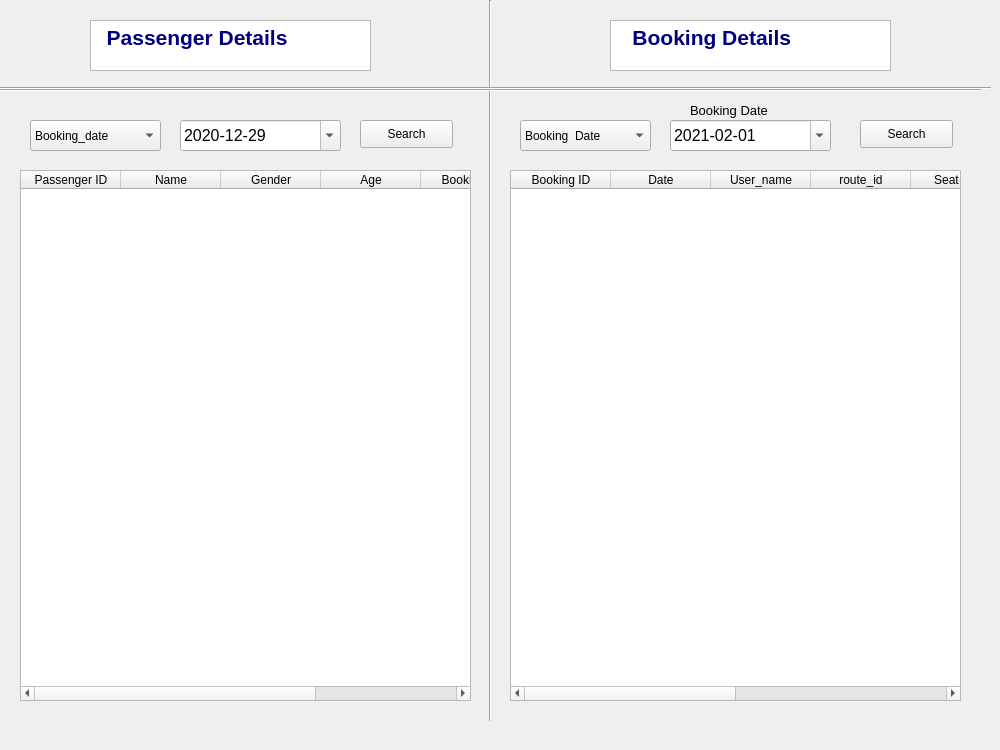
      <widget class="QWidget" name="tab_5">
       <attribute name="title">
        <string>Page</string>
       </attribute>
       <widget class="Line" name="line_3">
        <property name="geometry">
         <rect>
          <x>480</x>
          <y>0</y>
          <width>20</width>
          <height>721</height>
         </rect>
        </property>
        <property name="font">
         <font>
          <weight>50</weight>
          <bold>false</bold>
         </font>
        </property>
        <property name="orientation">
         <enum>Qt::Vertical</enum>
        </property>
       </widget>
       <widget class="Line" name="line_5">
        <property name="geometry">
         <rect>
          <x>0</x>
          <y>80</y>
          <width>991</width>
          <height>16</height>
         </rect>
        </property>
        <property name="orientation">
         <enum>Qt::Horizontal</enum>
        </property>
       </widget>
       <widget class="Line" name="line_6">
        <property name="geometry">
         <rect>
          <x>0</x>
          <y>80</y>
          <width>981</width>
          <height>21</height>
         </rect>
        </property>
        <property name="orientation">
         <enum>Qt::Horizontal</enum>
        </property>
       </widget>
       <widget class="QTextBrowser" name="textBrowser_3">
        <property name="geometry">
         <rect>
          <x>90</x>
          <y>20</y>
          <width>281</width>
          <height>51</height>
         </rect>
        </property>
        <property name="html">
         <string>&lt;!DOCTYPE HTML PUBLIC &quot;-//W3C//DTD HTML 4.0//EN&quot; &quot;http://www.w3.org/TR/REC-html40/strict.dtd&quot;&gt;
&lt;html&gt;&lt;head&gt;&lt;meta name=&quot;qrichtext&quot; content=&quot;1&quot; /&gt;&lt;style type=&quot;text/css&quot;&gt;
p, li { white-space: pre-wrap; }
&lt;/style&gt;&lt;/head&gt;&lt;body style=&quot; font-family:'MS Shell Dlg 2'; font-size:9pt; font-weight:400; font-style:normal;&quot;&gt;
&lt;p style=&quot; margin-top:0px; margin-bottom:0px; margin-left:0px; margin-right:0px; -qt-block-indent:0; text-indent:0px;&quot;&gt;&lt;span style=&quot; font-size:16pt; font-weight:600; color:#00007f;&quot;&gt;  Passenger Details&lt;/span&gt;&lt;/p&gt;&lt;/body&gt;&lt;/html&gt;</string>
        </property>
       </widget>
       <widget class="QTextBrowser" name="textBrowser_4">
        <property name="geometry">
         <rect>
          <x>610</x>
          <y>20</y>
          <width>281</width>
          <height>51</height>
         </rect>
        </property>
        <property name="html">
         <string>&lt;!DOCTYPE HTML PUBLIC &quot;-//W3C//DTD HTML 4.0//EN&quot; &quot;http://www.w3.org/TR/REC-html40/strict.dtd&quot;&gt;
&lt;html&gt;&lt;head&gt;&lt;meta name=&quot;qrichtext&quot; content=&quot;1&quot; /&gt;&lt;style type=&quot;text/css&quot;&gt;
p, li { white-space: pre-wrap; }
&lt;/style&gt;&lt;/head&gt;&lt;body style=&quot; font-family:'MS Shell Dlg 2'; font-size:9pt; font-weight:400; font-style:normal;&quot;&gt;
&lt;p style=&quot; margin-top:0px; margin-bottom:0px; margin-left:0px; margin-right:0px; -qt-block-indent:0; text-indent:0px;&quot;&gt;&lt;span style=&quot; font-size:16pt; font-weight:600; color:#00007f;&quot;&gt;   Booking Details&lt;/span&gt;&lt;/p&gt;&lt;/body&gt;&lt;/html&gt;</string>
        </property>
       </widget>
       <widget class="QPushButton" name="pushButton_10">
        <property name="geometry">
         <rect>
          <x>360</x>
          <y>120</y>
          <width>93</width>
          <height>28</height>
         </rect>
        </property>
        <property name="text">
         <string>Search</string>
        </property>
       </widget>
       <widget class="QPushButton" name="pushButton_11">
        <property name="geometry">
         <rect>
          <x>860</x>
          <y>120</y>
          <width>93</width>
          <height>28</height>
         </rect>
        </property>
        <property name="text">
         <string>Search</string>
        </property>
       </widget>
       <widget class="QComboBox" name="comboBox_3">
        <property name="geometry">
         <rect>
          <x>30</x>
          <y>120</y>
          <width>131</width>
          <height>31</height>
         </rect>
        </property>
        <property name="maxCount">
         <number>2147483646</number>
        </property>
        <item>
         <property name="text">
          <string>Booking_date</string>
         </property>
        </item>
        <item>
         <property name="text">
          <string>ALL</string>
         </property>
        </item>
       </widget>
       <widget class="QLabel" name="label_6">
        <property name="geometry">
         <rect>
          <x>690</x>
          <y>100</y>
          <width>111</width>
          <height>20</height>
         </rect>
        </property>
        <property name="font">
         <font>
          <pointsize>10</pointsize>
         </font>
        </property>
        <property name="text">
         <string>Booking Date</string>
        </property>
       </widget>
       <widget class="QTableWidget" name="tableWidget_3">
        <property name="geometry">
         <rect>
          <x>20</x>
          <y>170</y>
          <width>451</width>
          <height>531</height>
         </rect>
        </property>
        <column>
         <property name="text">
          <string>Passenger ID</string>
         </property>
        </column>
        <column>
         <property name="text">
          <string>Name</string>
         </property>
        </column>
        <column>
         <property name="text">
          <string>Gender</string>
         </property>
        </column>
        <column>
         <property name="text">
          <string>Age</string>
         </property>
        </column>
        <column>
         <property name="text">
          <string>Booking ID</string>
         </property>
        </column>
        <column>
         <property name="text">
          <string>Date</string>
         </property>
        </column>
       </widget>
       <widget class="QTableWidget" name="tableWidget_4">
        <property name="geometry">
         <rect>
          <x>510</x>
          <y>170</y>
          <width>451</width>
          <height>531</height>
         </rect>
        </property>
        <column>
         <property name="text">
          <string>Booking ID</string>
         </property>
        </column>
        <column>
         <property name="text">
          <string>Date</string>
         </property>
        </column>
        <column>
         <property name="text">
          <string>User_name</string>
         </property>
        </column>
        <column>
         <property name="text">
          <string>route_id</string>
         </property>
        </column>
        <column>
         <property name="text">
          <string>Seat Type</string>
         </property>
        </column>
        <column>
         <property name="text">
          <string>Card_name</string>
         </property>
        </column>
        <column>
         <property name="text">
          <string>Card_no</string>
         </property>
        </column>
        <column>
         <property name="text">
          <string>No of seats</string>
         </property>
        </column>
       </widget>
       <widget class="QDateEdit" name="dateEdit_4">
        <property name="geometry">
         <rect>
          <x>670</x>
          <y>120</y>
          <width>161</width>
          <height>31</height>
         </rect>
        </property>
        <property name="font">
         <font>
          <pointsize>12</pointsize>
         </font>
        </property>
        <property name="maximumDate">
         <date>
          <year>2021</year>
          <month>12</month>
          <day>29</day>
         </date>
        </property>
        <property name="minimumDate">
         <date>
          <year>2021</year>
          <month>2</month>
          <day>1</day>
         </date>
        </property>
        <property name="displayFormat">
         <string notr="true">yyyy-MM-dd</string>
        </property>
        <property name="calendarPopup">
         <bool>true</bool>
        </property>
        <property name="currentSectionIndex">
         <number>1</number>
        </property>
        <property name="date">
         <date>
          <year>2021</year>
          <month>2</month>
          <day>1</day>
         </date>
        </property>
       </widget>
       <widget class="QComboBox" name="comboBox_7">
        <property name="geometry">
         <rect>
          <x>520</x>
          <y>120</y>
          <width>131</width>
          <height>31</height>
         </rect>
        </property>
        <property name="maxCount">
         <number>2147483646</number>
        </property>
        <item>
         <property name="text">
          <string>Booking  Date</string>
         </property>
        </item>
        <item>
         <property name="text">
          <string>ALL</string>
         </property>
        </item>
        <item>
         <property name="text">
          <string/>
         </property>
        </item>
       </widget>
       <widget class="QLabel" name="label_11">
        <property name="geometry">
         <rect>
          <x>0</x>
          <y>90</y>
          <width>981</width>
          <height>651</height>
         </rect>
        </property>
        <property name="text">
         <string/>
        </property>
        <property name="pixmap">
         <pixmap>icons/photo2.jpg</pixmap>
        </property>
       </widget>
       <widget class="QDateEdit" name="dateEdit_5">
        <property name="geometry">
         <rect>
          <x>180</x>
          <y>120</y>
          <width>161</width>
          <height>31</height>
         </rect>
        </property>
        <property name="font">
         <font>
          <pointsize>12</pointsize>
         </font>
        </property>
        <property name="maximumDate">
         <date>
          <year>2021</year>
          <month>2</month>
          <day>1</day>
         </date>
        </property>
        <property name="minimumDate">
         <date>
          <year>2018</year>
          <month>12</month>
          <day>29</day>
         </date>
        </property>
        <property name="displayFormat">
         <string notr="true">yyyy-MM-dd</string>
        </property>
        <property name="calendarPopup">
         <bool>true</bool>
        </property>
        <property name="currentSectionIndex">
         <number>1</number>
        </property>
        <property name="date">
         <date>
          <year>2020</year>
          <month>12</month>
          <day>29</day>
         </date>
        </property>
       </widget>
       <zorder>label_11</zorder>
       <zorder>line_3</zorder>
       <zorder>line_5</zorder>
       <zorder>line_6</zorder>
       <zorder>textBrowser_3</zorder>
       <zorder>textBrowser_4</zorder>
       <zorder>pushButton_10</zorder>
       <zorder>pushButton_11</zorder>
       <zorder>comboBox_3</zorder>
       <zorder>label_6</zorder>
       <zorder>tableWidget_3</zorder>
       <zorder>tableWidget_4</zorder>
       <zorder>dateEdit_4</zorder>
       <zorder>comboBox_7</zorder>
       <zorder>dateEdit_5</zorder>
      </widget>
